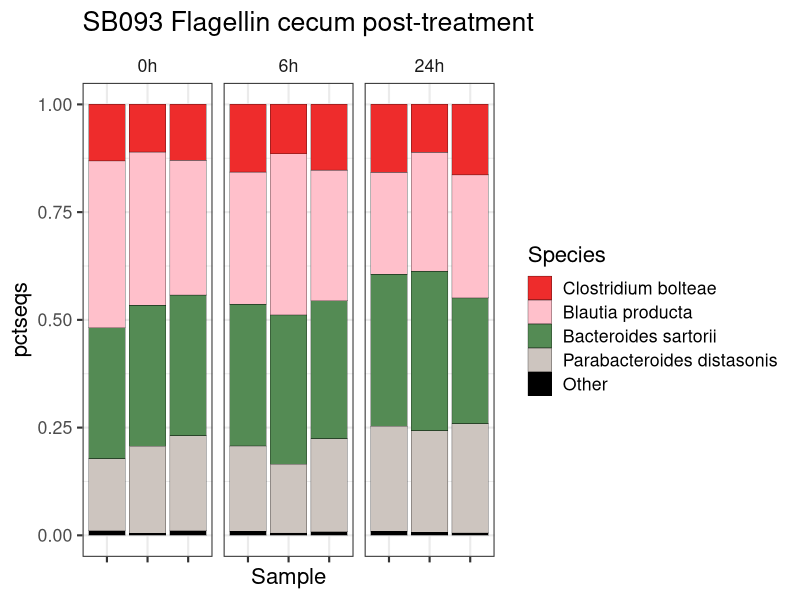
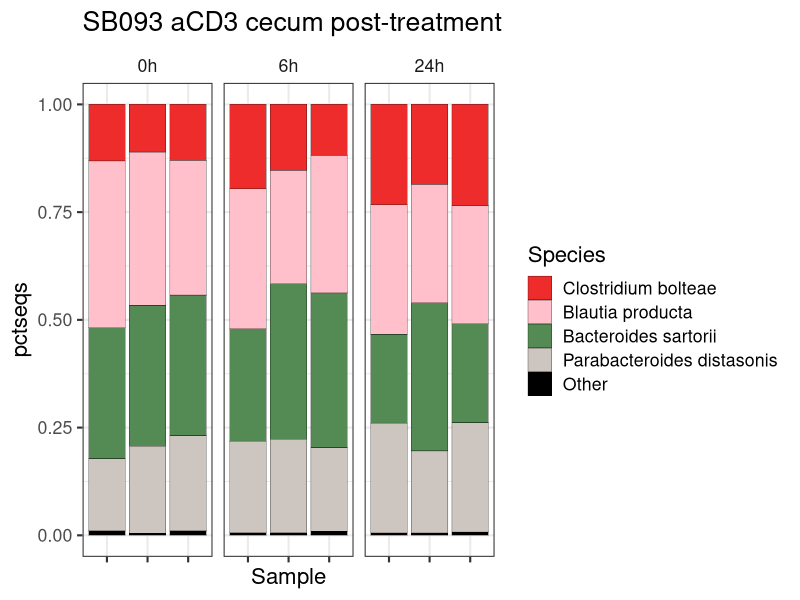
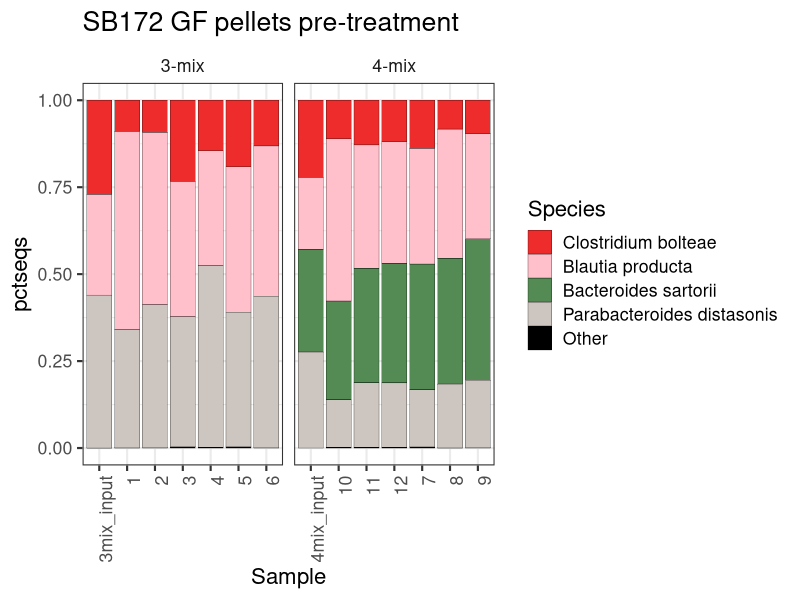
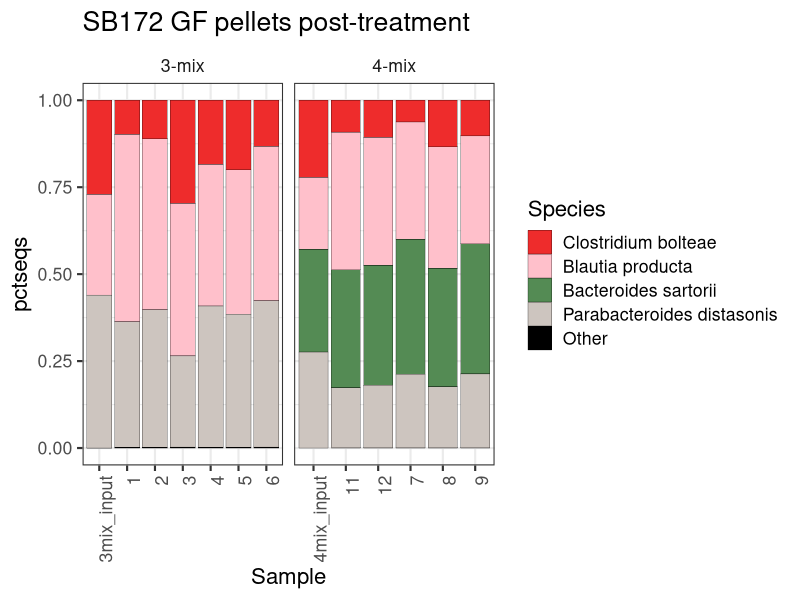

Reproduce these figures in R, in order.
# Becattini et al CHM
# Codes used to obtain Figures 1d, 2b and 4a = 16s rRNA gene analysis
# Use the '16s _for_transcriptome_paper' obtained through DADA2 analyses of the sequencing data

library(RColorBrewer)
library(plyr)
library(dplyr)
library(ggplot2)
library(reshape2)
library(gtools)
library(grid)
library(gridExtra)
library(stringr)


setwd('/Users/becattis/Desktop/16s _for_transcriptome_paper/')
df <- read.delim('DADA2_SB093_SB172_table.txt')


#### SB093 SPF mice flag/aCD3 ####

SB093_flag <- df %>% 
  filter(grepl('SB093', sample)) %>%
  mutate(sample=gsub('\\..pool781', '', sample)) %>%
  mutate(sample=gsub('SB093.', '', sample)) %>%
  select(sample, Species, pctseqs) %>%
  filter(grepl('0h|flag', sample)) %>%
  dplyr::mutate(Group = str_extract(sample, pattern="0h|6h|24h")) %>%
  dplyr::mutate(Species=ifelse(Species %in% c(
    'Blautia marasmi',
    'Bacteroides sartorii',
    '[Clostridium] bolteae',
    'Parabacteroides distasonis'), as.character(Species), "Other")) %>%
  mutate(Species=gsub('\\[Clostridium\\]', 'Clostridium', Species)) %>%
  mutate(Species=gsub('marasmi', 'producta', Species)) %>%
  group_by(sample,Species, Group) %>%
  dplyr::summarize(pctseqs=sum(pctseqs)) %>%
  ungroup() 

Figure_1d <- SB093_flag %>%
  ggplot(aes(fill=factor(Species, levels = c(    'Clostridium bolteae',
                                                 'Blautia producta',
                                                 'Bacteroides sartorii',
                                                 'Parabacteroides distasonis',
                                                 'Other')), 
             y=pctseqs, 
             x=factor(sample))) + 
  geom_bar(position="stack", stat="identity", color='black', size=0.1) +
  theme_bw(base_size = 16) + 
  scale_fill_manual(values=c(
    'Bacteroides sartorii'='palegreen4', 
    'Blautia producta'='pink',
    'Clostridium bolteae'='firebrick2',
    'Parabacteroides distasonis'='seashell3',
    'Other'='black'))  +
  theme(axis.text.x = element_blank(),
        strip.background = element_blank()) +
  labs(fill='Species',
       x ='Sample',
       title = 'SB093 Flagellin cecum post-treatment') +
  facet_wrap(~factor(Group, levels=c('0h', '6h', '24h')),nrow = 1,scales = "free_x")


Figure_1d



SB093_aCD3 <- df %>% 
  filter(grepl('SB093', sample)) %>%
  mutate(sample=gsub('\\..pool781', '', sample)) %>%
  mutate(sample=gsub('SB093.', '', sample)) %>%
  select(sample, Species, pctseqs) %>%
  filter(grepl('0h|aCD3', sample)) %>%
  dplyr::mutate(Group = str_extract(sample, pattern="0h|6h|24h")) %>%
  dplyr::mutate(Species=ifelse(Species %in% c(
    'Blautia marasmi',
    'Bacteroides sartorii',
    '[Clostridium] bolteae',
    'Parabacteroides distasonis'), as.character(Species), "Other")) %>%
  mutate(Species=gsub('\\[Clostridium\\]', 'Clostridium', Species)) %>%
  mutate(Species=gsub('marasmi', 'producta', Species)) %>%
  group_by(sample,Species, Group) %>%
  dplyr::summarize(pctseqs=sum(pctseqs)) %>%
  ungroup() 

Figure_2b <- SB093_aCD3 %>%
  ggplot(aes(fill=factor(Species, levels = c(    'Clostridium bolteae',
                                                 'Blautia producta',
                                                 'Bacteroides sartorii',
                                                 'Parabacteroides distasonis',
                                                 'Other')), 
             y=pctseqs, 
             x=factor(sample))) + 
  geom_bar(position="stack", stat="identity", color='black', size=0.1) +
  theme_bw(base_size = 16) + 
  scale_fill_manual(values=c(
    'Bacteroides sartorii'='palegreen4', 
    'Blautia producta'='pink',
    'Clostridium bolteae'='firebrick2',
    'Parabacteroides distasonis'='seashell3',
    'Other'='black'))  +
  theme(axis.text.x = element_blank(),
        strip.background = element_blank()) +
  labs(fill='Species',
       x ='Sample',
       title = 'SB093 aCD3 cecum post-treatment') +
  facet_wrap(~factor(Group, levels=c('0h', '6h', '24h')),nrow = 1,scales = "free_x")

Figure_2b

#### SB172 GF-mice ####

SB172 <- df %>% 
  filter(grepl('3mix.pre|3mix.post|4mix.pre|4mix.post|SB172', sample)) %>%
  select(sample, Species, pctseqs) %>%
  dplyr::mutate(Group = case_when(
    grepl('3mix|3MIX', sample) ~ '3-mix',
    grepl('4mix|4MIX', sample) ~ '4-mix'
  )) %>%
  dplyr::mutate(Species=ifelse(Species %in% c(
    'Blautia marasmi',
    'Bacteroides sartorii',
    '[Clostridium] bolteae',
    'Parabacteroides distasonis'), as.character(Species), "Other")) %>%
  mutate(Species=gsub('\\[Clostridium\\]', 'Clostridium', Species)) %>%
  mutate(Species=gsub('marasmi', 'producta', Species)) %>%
  group_by(sample,Species, Group) %>%
  dplyr::summarize(pctseqs=sum(pctseqs)) %>%
  ungroup() 

SB172_pre_gg <- SB172 %>%
  filter(grepl('3mix.pre|4mix.pre|SB172', sample)) %>%
  mutate(sample=gsub('\\..pool957', '', sample)) %>%
  mutate(sample=gsub('3mix.pre.', '', sample)) %>%
  mutate(sample=gsub('4mix.pre.', '', sample)) %>%
  mutate(sample=gsub('SB172.INPUT3MIX', '3mix_input', sample)) %>%
  mutate(sample=gsub('SB172.INPUT4MIX', '4mix_input', sample)) %>%
  ggplot(aes(fill=factor(Species, levels = c(    'Clostridium bolteae',
                                                 'Blautia producta',
                                                 'Bacteroides sartorii',
                                                 'Parabacteroides distasonis',
                                                 'Other')), 
             y=pctseqs, 
             x=factor(sample, levels=c('3mix_input','1','2','3', '4', '5', '6',
                                       '4mix_input', '10', '11', '12', '7', '8', '9')))) + 
  geom_bar(position="stack", stat="identity", color='black', size=0.1) +
  theme_bw(base_size = 16) + 
  scale_fill_manual(values=c(
    'Bacteroides sartorii'='palegreen4', 
    'Blautia producta'='pink',
    'Clostridium bolteae'='firebrick2',
    'Parabacteroides distasonis'='seashell3',
    'Other'='black'))  +
  theme(axis.text.x = element_text(angle = 90, hjust = 1),
        strip.background = element_blank()) +
  labs(fill='Species',
       x ='Sample',
       title = 'SB172 GF pellets pre-treatment') +
  facet_wrap(~Group,nrow = 1,scales = "free_x")


SB172_pre_gg


Figure_4a <- SB172 %>%
  filter(grepl('3mix.post|4mix.post|SB172', sample)) %>%
  mutate(sample=gsub('\\..pool957', '', sample)) %>%
  mutate(sample=gsub('3mix.post.', '', sample)) %>%
  mutate(sample=gsub('4mix.post.', '', sample)) %>%
  mutate(sample=gsub('SB172.INPUT3MIX', '3mix_input', sample)) %>%
  mutate(sample=gsub('SB172.INPUT4MIX', '4mix_input', sample)) %>%
  ggplot(aes(fill=factor(Species, levels = c(    'Clostridium bolteae',
                                                 'Blautia producta',
                                                 'Bacteroides sartorii',
                                                 'Parabacteroides distasonis',
                                                 'Other')), 
             y=pctseqs, 
             x=factor(sample, levels=c('3mix_input','1','2','3', '4', '5', '6',
                                       '4mix_input', '10', '11', '12', '7', '8', '9')))) + 
  geom_bar(position="stack", stat="identity", color='black', size=0.1) +
  theme_bw(base_size = 16) + 
  scale_fill_manual(values=c(
    'Bacteroides sartorii'='palegreen4', 
    'Blautia producta'='pink',
    'Clostridium bolteae'='firebrick2',
    'Parabacteroides distasonis'='seashell3',
    'Other'='black'))  +
  theme(axis.text.x = element_text(angle = 90, hjust = 1),
        strip.background = element_blank()) +
  labs(fill='Species',
       x ='Sample',
       title = 'SB172 GF pellets post-treatment') +
  facet_wrap(~Group,nrow = 1,scales = "free_x")

Figure_4a



save.image('16s_for_transcriptome.RData')